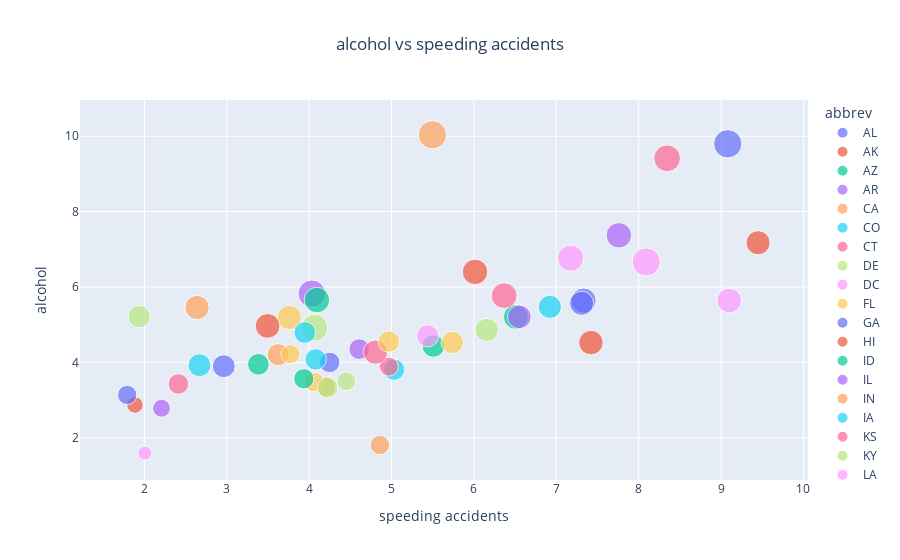

Notebook code for this chart:
### Code cell
# alcohol vs speeding accidents
fig = px.scatter(df, x='speeding',
                 y ='alcohol',
                 color = 'abbrev',
                 size = 'total',
                 title = 'alcohol vs speeding accidents',
                 labels = {'speeding':'speeding accidents','alcohol':'alcohol'})
fig.update_layout(title={'x':0.5})
fig.show()

### Figure 1 — Plotly figure (JSON) as saved in the notebook; plotly's stock layout.template omitted (floating-point values rounded to 4 significant figures)
{"data": [{"hovertemplate": "abbrev=AL<br>speeding accidents=%{x}<br>alcohol=%{y}<br>total=%{marker.size}<extra></extra>", "legendgroup": "AL", "marker": {"color": "#636efa", "size": [18.8], "sizemode": "area", "sizeref": 0.05975, "symbol": "circle"}, "mode": "markers", "name": "AL", "orientation": "v", "showlegend": true, "type": "scatter", "x": [7.332], "xaxis": "x", "y": [5.64], "yaxis": "y"}, {"hovertemplate": "abbrev=AK<br>speeding accidents=%{x}<br>alcohol=%{y}<br>total=%{marker.size}<extra></extra>", "legendgroup": "AK", "marker": {"color": "#EF553B", "size": [18.1], "sizemode": "area", "sizeref": 0.05975, "symbol": "circle"}, "mode": "markers", "name": "AK", "orientation": "v", "showlegend": true, "type": "scatter", "x": [7.421], "xaxis": "x", "y": [4.525], "yaxis": "y"}, {"hovertemplate": "abbrev=AZ<br>speeding accidents=%{x}<br>alcohol=%{y}<br>total=%{marker.size}<extra></extra>", "legendgroup": "AZ", "marker": {"color": "#00cc96", "size": [18.6], "sizemode": "area", "sizeref": 0.05975, "symbol": "circle"}, "mode": "markers", "name": "AZ", "orientation": "v", "showlegend": true, "type": "scatter", "x": [6.51], "xaxis": "x", "y": [5.208], "yaxis": "y"}, {"hovertemplate": "abbrev=AR<br>speeding accidents=%{x}<br>alcohol=%{y}<br>total=%{marker.size}<extra></extra>", "legendgroup": "AR", "marker": {"color": "#ab63fa", "size": [22.4], "sizemode": "area", "sizeref": 0.05975, "symbol": "circle"}, "mode": "markers", "name": "AR", "orientation": "v", "showlegend": true, "type": "scatter", "x": [4.032], "xaxis": "x", "y": [5.824], "yaxis": "y"}, {"hovertemplate": "abbrev=CA<br>speeding accidents=%{x}<br>alcohol=%{y}<br>total=%{marker.size}<extra></extra>", "legendgroup": "CA", "marker": {"color": "#FFA15A", "size": [12.0], "sizemode": "area", "sizeref": 0.05975, "symbol": "circle"}, "mode": "markers", "name": "CA", "orientation": "v", "showlegend": true, "type": "scatter", "x": [4.2], "xaxis": "x", "y": [3.36], "yaxis": "y"}, {"hovertemplate": "abbrev=CO<br>speeding accidents=%{x}<br>alcohol=%{y}<br>total=%{marker.size}<extra></extra>", "legendgroup": "CO", "marker": {"color": "#19d3f3", "size": [13.6], "sizemode": "area", "sizeref": 0.05975, "symbol": "circle"}, "mode": "markers", "name": "CO", "orientation": "v", "showlegend": true, "type": "scatter", "x": [5.032], "xaxis": "x", "y": [3.808], "yaxis": "y"}, {"hovertemplate": "abbrev=CT<br>speeding accidents=%{x}<br>alcohol=%{y}<br>total=%{marker.size}<extra></extra>", "legendgroup": "CT", "marker": {"color": "#FF6692", "size": [10.8], "sizemode": "area", "sizeref": 0.05975, "symbol": "circle"}, "mode": "markers", "name": "CT", "orientation": "v", "showlegend": true, "type": "scatter", "x": [4.968], "xaxis": "x", "y": [3.888], "yaxis": "y"}, {"hovertemplate": "abbrev=DE<br>speeding accidents=%{x}<br>alcohol=%{y}<br>total=%{marker.size}<extra></extra>", "legendgroup": "DE", "marker": {"color": "#B6E880", "size": [16.2], "sizemode": "area", "sizeref": 0.05975, "symbol": "circle"}, "mode": "markers", "name": "DE", "orientation": "v", "showlegend": true, "type": "scatter", "x": [6.156], "xaxis": "x", "y": [4.86], "yaxis": "y"}, {"hovertemplate": "abbrev=DC<br>speeding accidents=%{x}<br>alcohol=%{y}<br>total=%{marker.size}<extra></extra>", "legendgroup": "DC", "marker": {"color": "#FF97FF", "size": [5.9], "sizemode": "area", "sizeref": 0.05975, "symbol": "circle"}, "mode": "markers", "name": "DC", "orientation": "v", "showlegend": true, "type": "scatter", "x": [2.006], "xaxis": "x", "y": [1.593], "yaxis": "y"}, {"hovertemplate": "abbrev=FL<br>speeding accidents=%{x}<br>alcohol=%{y}<br>total=%{marker.size}<extra></extra>", "legendgroup": "FL", "marker": {"color": "#FECB52", "size": [17.9], "sizemode": "area", "sizeref": 0.05975, "symbol": "circle"}, "mode": "markers", "name": "FL", "orientation": "v", "showlegend": true, "type": "scatter", "x": [3.759], "xaxis": "x", "y": [5.191], "yaxis": "y"}, {"hovertemplate": "abbrev=GA<br>speeding accidents=%{x}<br>alcohol=%{y}<br>total=%{marker.size}<extra></extra>", "legendgroup": "GA", "marker": {"color": "#636efa", "size": [15.6], "sizemode": "area", "sizeref": 0.05975, "symbol": "circle"}, "mode": "markers", "name": "GA", "orientation": "v", "showlegend": true, "type": "scatter", "x": [2.964], "xaxis": "x", "y": [3.9], "yaxis": "y"}, {"hovertemplate": "abbrev=HI<br>speeding accidents=%{x}<br>alcohol=%{y}<br>total=%{marker.size}<extra></extra>", "legendgroup": "HI", "marker": {"color": "#EF553B", "size": [17.5], "sizemode": "area", "sizeref": 0.05975, "symbol": "circle"}, "mode": "markers", "name": "HI", "orientation": "v", "showlegend": true, "type": "scatter", "x": [9.45], "xaxis": "x", "y": [7.175], "yaxis": "y"}, {"hovertemplate": "abbrev=ID<br>speeding accidents=%{x}<br>alcohol=%{y}<br>total=%{marker.size}<extra></extra>", "legendgroup": "ID", "marker": {"color": "#00cc96", "size": [15.3], "sizemode": "area", "sizeref": 0.05975, "symbol": "circle"}, "mode": "markers", "name": "ID", "orientation": "v", "showlegend": true, "type": "scatter", "x": [5.508], "xaxis": "x", "y": [4.437], "yaxis": "y"}, {"hovertemplate": "abbrev=IL<br>speeding accidents=%{x}<br>alcohol=%{y}<br>total=%{marker.size}<extra></extra>", "legendgroup": "IL", "marker": {"color": "#ab63fa", "size": [12.8], "sizemode": "area", "sizeref": 0.05975, "symbol": "circle"}, "mode": "markers", "name": "IL", "orientation": "v", "showlegend": true, "type": "scatter", "x": [4.608], "xaxis": "x", "y": [4.352], "yaxis": "y"}, {"hovertemplate": "abbrev=IN<br>speeding accidents=%{x}<br>alcohol=%{y}<br>total=%{marker.size}<extra></extra>", "legendgroup": "IN", "marker": {"color": "#FFA15A", "size": [14.5], "sizemode": "area", "sizeref": 0.05975, "symbol": "circle"}, "mode": "markers", "name": "IN", "orientation": "v", "showlegend": true, "type": "scatter", "x": [3.625], "xaxis": "x", "y": [4.205], "yaxis": "y"}, {"hovertemplate": "abbrev=IA<br>speeding accidents=%{x}<br>alcohol=%{y}<br>total=%{marker.size}<extra></extra>", "legendgroup": "IA", "marker": {"color": "#19d3f3", "size": [15.7], "sizemode": "area", "sizeref": 0.05975, "symbol": "circle"}, "mode": "markers", "name": "IA", "orientation": "v", "showlegend": true, "type": "scatter", "x": [2.669], "xaxis": "x", "y": [3.925], "yaxis": "y"}, {"hovertemplate": "abbrev=KS<br>speeding accidents=%{x}<br>alcohol=%{y}<br>total=%{marker.size}<extra></extra>", "legendgroup": "KS", "marker": {"color": "#FF6692", "size": [17.8], "sizemode": "area", "sizeref": 0.05975, "symbol": "circle"}, "mode": "markers", "name": "KS", "orientation": "v", "showlegend": true, "type": "scatter", "x": [4.806], "xaxis": "x", "y": [4.272], "yaxis": "y"}, {"hovertemplate": "abbrev=KY<br>speeding accidents=%{x}<br>alcohol=%{y}<br>total=%{marker.size}<extra></extra>", "legendgroup": "KY", "marker": {"color": "#B6E880", "size": [21.4], "sizemode": "area", "sizeref": 0.05975, "symbol": "circle"}, "mode": "markers", "name": "KY", "orientation": "v", "showlegend": true, "type": "scatter", "x": [4.066], "xaxis": "x", "y": [4.922], "yaxis": "y"}, {"hovertemplate": "abbrev=LA<br>speeding accidents=%{x}<br>alcohol=%{y}<br>total=%{marker.size}<extra></extra>", "legendgroup": "LA", "marker": {"color": "#FF97FF", "size": [20.5], "sizemode": "area", "sizeref": 0.05975, "symbol": "circle"}, "mode": "markers", "name": "LA", "orientation": "v", "showlegend": true, "type": "scatter", "x": [7.175], "xaxis": "x", "y": [6.765], "yaxis": "y"}, {"hovertemplate": "abbrev=ME<br>speeding accidents=%{x}<br>alcohol=%{y}<br>total=%{marker.size}<extra></extra>", "legendgroup": "ME", "marker": {"color": "#FECB52", "size": [15.1], "sizemode": "area", "sizeref": 0.05975, "symbol": "circle"}, "mode": "markers", "name": "ME", "orientation": "v", "showlegend": true, "type": "scatter", "x": [5.738], "xaxis": "x", "y": [4.53], "yaxis": "y"}, {"hovertemplate": "abbrev=MD<br>speeding accidents=%{x}<br>alcohol=%{y}<br>total=%{marker.size}<extra></extra>", "legendgroup": "MD", "marker": {"color": "#636efa", "size": [12.5], "sizemode": "area", "sizeref": 0.05975, "symbol": "circle"}, "mode": "markers", "name": "MD", "orientation": "v", "showlegend": true, "type": "scatter", "x": [4.25], "xaxis": "x", "y": [4.0], "yaxis": "y"}, {"hovertemplate": "abbrev=MA<br>speeding accidents=%{x}<br>alcohol=%{y}<br>total=%{marker.size}<extra></extra>", "legendgroup": "MA", "marker": {"color": "#EF553B", "size": [8.2], "sizemode": "area", "sizeref": 0.05975, "symbol": "circle"}, "mode": "markers", "name": "MA", "orientation": "v", "showlegend": true, "type": "scatter", "x": [1.886], "xaxis": "x", "y": [2.87], "yaxis": "y"}, {"hovertemplate": "abbrev=MI<br>speeding accidents=%{x}<br>alcohol=%{y}<br>total=%{marker.size}<extra></extra>", "legendgroup": "MI", "marker": {"color": "#00cc96", "size": [14.1], "sizemode": "area", "sizeref": 0.05975, "symbol": "circle"}, "mode": "markers", "name": "MI", "orientation": "v", "showlegend": true, "type": "scatter", "x": [3.384], "xaxis": "x", "y": [3.948], "yaxis": "y"}, {"hovertemplate": "abbrev=MN<br>speeding accidents=%{x}<br>alcohol=%{y}<br>total=%{marker.size}<extra></extra>", "legendgroup": "MN", "marker": {"color": "#ab63fa", "size": [9.6], "sizemode": "area", "sizeref": 0.05975, "symbol": "circle"}, "mode": "markers", "name": "MN", "orientation": "v", "showlegend": true, "type": "scatter", "x": [2.208], "xaxis": "x", "y": [2.784], "yaxis": "y"}, {"hovertemplate": "abbrev=MS<br>speeding accidents=%{x}<br>alcohol=%{y}<br>total=%{marker.size}<extra></extra>", "legendgroup": "MS", "marker": {"color": "#FFA15A", "size": [17.6], "sizemode": "area", "sizeref": 0.05975, "symbol": "circle"}, "mode": "markers", "name": "MS", "orientation": "v", "showlegend": true, "type": "scatter", "x": [2.64], "xaxis": "x", "y": [5.456], "yaxis": "y"}, {"hovertemplate": "abbrev=MO<br>speeding accidents=%{x}<br>alcohol=%{y}<br>total=%{marker.size}<extra></extra>", "legendgroup": "MO", "marker": {"color": "#19d3f3", "size": [16.1], "sizemode": "area", "sizeref": 0.05975, "symbol": "circle"}, "mode": "markers", "name": "MO", "orientation": "v", "showlegend": true, "type": "scatter", "x": [6.923], "xaxis": "x", "y": [5.474], "yaxis": "y"}, {"hovertemplate": "abbrev=MT<br>speeding accidents=%{x}<br>alcohol=%{y}<br>total=%{marker.size}<extra></extra>", "legendgroup": "MT", "marker": {"color": "#FF6692", "size": [21.4], "sizemode": "area", "sizeref": 0.05975, "symbol": "circle"}, "mode": "markers", "name": "MT", "orientation": "v", "showlegend": true, "type": "scatter", "x": [8.346], "xaxis": "x", "y": [9.416], "yaxis": "y"}, {"hovertemplate": "abbrev=NE<br>speeding accidents=%{x}<br>alcohol=%{y}<br>total=%{marker.size}<extra></extra>", "legendgroup": "NE", "marker": {"color": "#B6E880", "size": [14.9], "sizemode": "area", "sizeref": 0.05975, "symbol": "circle"}, "mode": "markers", "name": "NE", "orientation": "v", "showlegend": true, "type": "scatter", "x": [1.937], "xaxis": "x", "y": [5.215], "yaxis": "y"}, {"hovertemplate": "abbrev=NV<br>speeding accidents=%{x}<br>alcohol=%{y}<br>total=%{marker.size}<extra></extra>", "legendgroup": "NV", "marker": {"color": "#FF97FF", "size": [14.7], "sizemode": "area", "sizeref": 0.05975, "symbol": "circle"}, "mode": "markers", "name": "NV", "orientation": "v", "showlegend": true, "type": "scatter", "x": [5.439], "xaxis": "x", "y": [4.704], "yaxis": "y"}, {"hovertemplate": "abbrev=NH<br>speeding accidents=%{x}<br>alcohol=%{y}<br>total=%{marker.size}<extra></extra>", "legendgroup": "NH", "marker": {"color": "#FECB52", "size": [11.6], "sizemode": "area", "sizeref": 0.05975, "symbol": "circle"}, "mode": "markers", "name": "NH", "orientation": "v", "showlegend": true, "type": "scatter", "x": [4.06], "xaxis": "x", "y": [3.48], "yaxis": "y"}, {"hovertemplate": "abbrev=NJ<br>speeding accidents=%{x}<br>alcohol=%{y}<br>total=%{marker.size}<extra></extra>", "legendgroup": "NJ", "marker": {"color": "#636efa", "size": [11.2], "sizemode": "area", "sizeref": 0.05975, "symbol": "circle"}, "mode": "markers", "name": "NJ", "orientation": "v", "showlegend": true, "type": "scatter", "x": [1.792], "xaxis": "x", "y": [3.136], "yaxis": "y"}, {"hovertemplate": "abbrev=NM<br>speeding accidents=%{x}<br>alcohol=%{y}<br>total=%{marker.size}<extra></extra>", "legendgroup": "NM", "marker": {"color": "#EF553B", "size": [18.4], "sizemode": "area", "sizeref": 0.05975, "symbol": "circle"}, "mode": "markers", "name": "NM", "orientation": "v", "showlegend": true, "type": "scatter", "x": [3.496], "xaxis": "x", "y": [4.968], "yaxis": "y"}, {"hovertemplate": "abbrev=NY<br>speeding accidents=%{x}<br>alcohol=%{y}<br>total=%{marker.size}<extra></extra>", "legendgroup": "NY", "marker": {"color": "#00cc96", "size": [12.3], "sizemode": "area", "sizeref": 0.05975, "symbol": "circle"}, "mode": "markers", "name": "NY", "orientation": "v", "showlegend": true, "type": "scatter", "x": [3.936], "xaxis": "x", "y": [3.567], "yaxis": "y"}, {"hovertemplate": "abbrev=NC<br>speeding accidents=%{x}<br>alcohol=%{y}<br>total=%{marker.size}<extra></extra>", "legendgroup": "NC", "marker": {"color": "#ab63fa", "size": [16.8], "sizemode": "area", "sizeref": 0.05975, "symbol": "circle"}, "mode": "markers", "name": "NC", "orientation": "v", "showlegend": true, "type": "scatter", "x": [6.552], "xaxis": "x", "y": [5.208], "yaxis": "y"}, {"hovertemplate": "abbrev=ND<br>speeding accidents=%{x}<br>alcohol=%{y}<br>total=%{marker.size}<extra></extra>", "legendgroup": "ND", "marker": {"color": "#FFA15A", "size": [23.9], "sizemode": "area", "sizeref": 0.05975, "symbol": "circle"}, "mode": "markers", "name": "ND", "orientation": "v", "showlegend": true, "type": "scatter", "x": [5.497], "xaxis": "x", "y": [10.04], "yaxis": "y"}, {"hovertemplate": "abbrev=OH<br>speeding accidents=%{x}<br>alcohol=%{y}<br>total=%{marker.size}<extra></extra>", "legendgroup": "OH", "marker": {"color": "#19d3f3", "size": [14.1], "sizemode": "area", "sizeref": 0.05975, "symbol": "circle"}, "mode": "markers", "name": "OH", "orientation": "v", "showlegend": true, "type": "scatter", "x": [3.948], "xaxis": "x", "y": [4.794], "yaxis": "y"}, {"hovertemplate": "abbrev=OK<br>speeding accidents=%{x}<br>alcohol=%{y}<br>total=%{marker.size}<extra></extra>", "legendgroup": "OK", "marker": {"color": "#FF6692", "size": [19.9], "sizemode": "area", "sizeref": 0.05975, "symbol": "circle"}, "mode": "markers", "name": "OK", "orientation": "v", "showlegend": true, "type": "scatter", "x": [6.368], "xaxis": "x", "y": [5.771], "yaxis": "y"}, {"hovertemplate": "abbrev=OR<br>speeding accidents=%{x}<br>alcohol=%{y}<br>total=%{marker.size}<extra></extra>", "legendgroup": "OR", "marker": {"color": "#B6E880", "size": [12.8], "sizemode": "area", "sizeref": 0.05975, "symbol": "circle"}, "mode": "markers", "name": "OR", "orientation": "v", "showlegend": true, "type": "scatter", "x": [4.224], "xaxis": "x", "y": [3.328], "yaxis": "y"}, {"hovertemplate": "abbrev=PA<br>speeding accidents=%{x}<br>alcohol=%{y}<br>total=%{marker.size}<extra></extra>", "legendgroup": "PA", "marker": {"color": "#FF97FF", "size": [18.2], "sizemode": "area", "sizeref": 0.05975, "symbol": "circle"}, "mode": "markers", "name": "PA", "orientation": "v", "showlegend": true, "type": "scatter", "x": [9.1], "xaxis": "x", "y": [5.642], "yaxis": "y"}, {"hovertemplate": "abbrev=RI<br>speeding accidents=%{x}<br>alcohol=%{y}<br>total=%{marker.size}<extra></extra>", "legendgroup": "RI", "marker": {"color": "#FECB52", "size": [11.1], "sizemode": "area", "sizeref": 0.05975, "symbol": "circle"}, "mode": "markers", "name": "RI", "orientation": "v", "showlegend": true, "type": "scatter", "x": [3.774], "xaxis": "x", "y": [4.218], "yaxis": "y"}, {"hovertemplate": "abbrev=SC<br>speeding accidents=%{x}<br>alcohol=%{y}<br>total=%{marker.size}<extra></extra>", "legendgroup": "SC", "marker": {"color": "#636efa", "size": [23.9], "sizemode": "area", "sizeref": 0.05975, "symbol": "circle"}, "mode": "markers", "name": "SC", "orientation": "v", "showlegend": true, "type": "scatter", "x": [9.082], "xaxis": "x", "y": [9.799], "yaxis": "y"}, {"hovertemplate": "abbrev=SD<br>speeding accidents=%{x}<br>alcohol=%{y}<br>total=%{marker.size}<extra></extra>", "legendgroup": "SD", "marker": {"color": "#EF553B", "size": [19.4], "sizemode": "area", "sizeref": 0.05975, "symbol": "circle"}, "mode": "markers", "name": "SD", "orientation": "v", "showlegend": true, "type": "scatter", "x": [6.014], "xaxis": "x", "y": [6.402], "yaxis": "y"}, {"hovertemplate": "abbrev=TN<br>speeding accidents=%{x}<br>alcohol=%{y}<br>total=%{marker.size}<extra></extra>", "legendgroup": "TN", "marker": {"color": "#00cc96", "size": [19.5], "sizemode": "area", "sizeref": 0.05975, "symbol": "circle"}, "mode": "markers", "name": "TN", "orientation": "v", "showlegend": true, "type": "scatter", "x": [4.095], "xaxis": "x", "y": [5.655], "yaxis": "y"}, {"hovertemplate": "abbrev=TX<br>speeding accidents=%{x}<br>alcohol=%{y}<br>total=%{marker.size}<extra></extra>", "legendgroup": "TX", "marker": {"color": "#ab63fa", "size": [19.4], "sizemode": "area", "sizeref": 0.05975, "symbol": "circle"}, "mode": "markers", "name": "TX", "orientation": "v", "showlegend": true, "type": "scatter", "x": [7.76], "xaxis": "x", "y": [7.372], "yaxis": "y"}, {"hovertemplate": "abbrev=UT<br>speeding accidents=%{x}<br>alcohol=%{y}<br>total=%{marker.size}<extra></extra>", "legendgroup": "UT", "marker": {"color": "#FFA15A", "size": [11.3], "sizemode": "area", "sizeref": 0.05975, "symbol": "circle"}, "mode": "markers", "name": "UT", "orientation": "v", "showlegend": true, "type": "scatter", "x": [4.859], "xaxis": "x", "y": [1.808], "yaxis": "y"}, {"hovertemplate": "abbrev=VT<br>speeding accidents=%{x}<br>alcohol=%{y}<br>total=%{marker.size}<extra></extra>", "legendgroup": "VT", "marker": {"color": "#19d3f3", "size": [13.6], "sizemode": "area", "sizeref": 0.05975, "symbol": "circle"}, "mode": "markers", "name": "VT", "orientation": "v", "showlegend": true, "type": "scatter", "x": [4.08], "xaxis": "x", "y": [4.08], "yaxis": "y"}, {"hovertemplate": "abbrev=VA<br>speeding accidents=%{x}<br>alcohol=%{y}<br>total=%{marker.size}<extra></extra>", "legendgroup": "VA", "marker": {"color": "#FF6692", "size": [12.7], "sizemode": "area", "sizeref": 0.05975, "symbol": "circle"}, "mode": "markers", "name": "VA", "orientation": "v", "showlegend": true, "type": "scatter", "x": [2.413], "xaxis": "x", "y": [3.429], "yaxis": "y"}, {"hovertemplate": "abbrev=WA<br>speeding accidents=%{x}<br>alcohol=%{y}<br>total=%{marker.size}<extra></extra>", "legendgroup": "WA", "marker": {"color": "#B6E880", "size": [10.6], "sizemode": "area", "sizeref": 0.05975, "symbol": "circle"}, "mode": "markers", "name": "WA", "orientation": "v", "showlegend": true, "type": "scatter", "x": [4.452], "xaxis": "x", "y": [3.498], "yaxis": "y"}, {"hovertemplate": "abbrev=WV<br>speeding accidents=%{x}<br>alcohol=%{y}<br>total=%{marker.size}<extra></extra>", "legendgroup": "WV", "marker": {"color": "#FF97FF", "size": [23.8], "sizemode": "area", "sizeref": 0.05975, "symbol": "circle"}, "mode": "markers", "name": "WV", "orientation": "v", "showlegend": true, "type": "scatter", "x": [8.092], "xaxis": "x", "y": [6.664], "yaxis": "y"}, {"hovertemplate": "abbrev=WI<br>speeding accidents=%{x}<br>alcohol=%{y}<br>total=%{marker.size}<extra></extra>", "legendgroup": "WI", "marker": {"color": "#FECB52", "size": [13.8], "sizemode": "area", "sizeref": 0.05975, "symbol": "circle"}, "mode": "markers", "name": "WI", "orientation": "v", "showlegend": true, "type": "scatter", "x": [4.968], "xaxis": "x", "y": [4.554], "yaxis": "y"}, {"hovertemplate": "abbrev=WY<br>speeding accidents=%{x}<br>alcohol=%{y}<br>total=%{marker.size}<extra></extra>", "legendgroup": "WY", "marker": {"color": "#636efa", "size": [17.4], "sizemode": "area", "sizeref": 0.05975, "symbol": "circle"}, "mode": "markers", "name": "WY", "orientation": "v", "showlegend": true, "type": "scatter", "x": [7.308], "xaxis": "x", "y": [5.568], "yaxis": "y"}], "layout": {"legend": {"itemsizing": "constant", "title": {"text": "abbrev"}, "tracegroupgap": 0}, "title": {"text": "alcohol vs speeding accidents", "x": 0.5}, "xaxis": {"anchor": "y", "domain": [0, 1], "title": {"text": "speeding accidents"}}, "yaxis": {"anchor": "x", "domain": [0, 1], "title": {"text": "alcohol"}}}}
